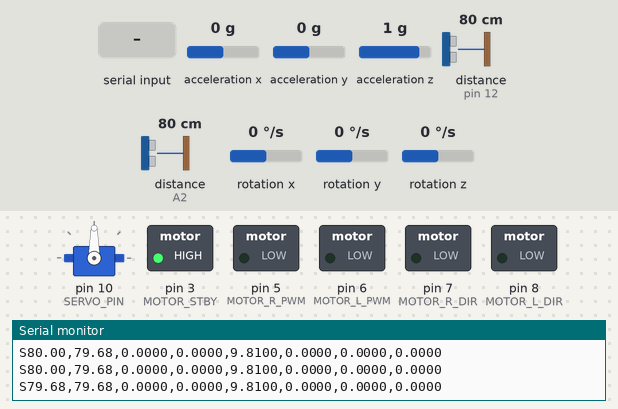
A sketch run on a simulated Arduino Uno, built with avr-gcc and run on an emulated ATmega328P. Parts: servo, switched loads named in the sketch (green lamp = pin HIGH), the last lines printed to the serial monitor. Wiring (inferred from the names in the program): 2 × ultrasonic range finder: trigger pin 13, echo pin 12 / trigger A1, echo A2; MPU-6050 motion sensor at I2C address 0x68. The test bench sets the inputs (shaded band); at power-on: acceleration x 0 g, acceleration y 0 g, acceleration z 1 g, distance to the obstacle (sensors on pin 12, A2) 80 cm, rotation x 0 °/s, rotation y 0 °/s, rotation z 0 °/s. The echo pulse lasts 58.3 µs per cm; pins used as bus, display or sensor lines are not drawn.

Above: at 1.2 s.
1.3 s: "A,1\n" received over Serial
At 2.5 s:
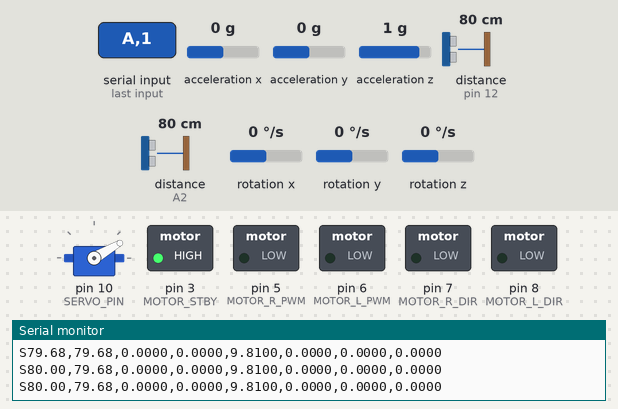
2.8 s: "A90\n" received over Serial
At 3.6 s:
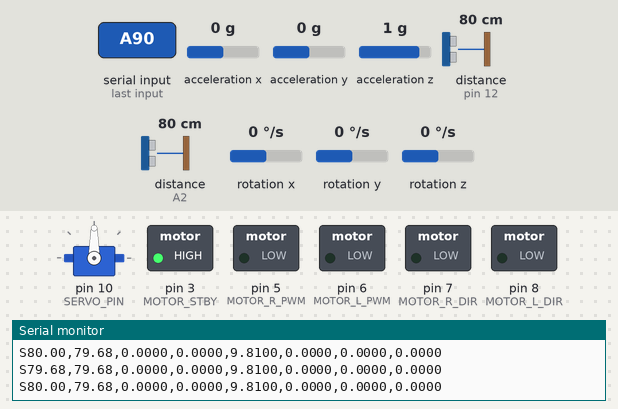
4.3 s: "A,150\n" received over Serial
At 4.7 s:
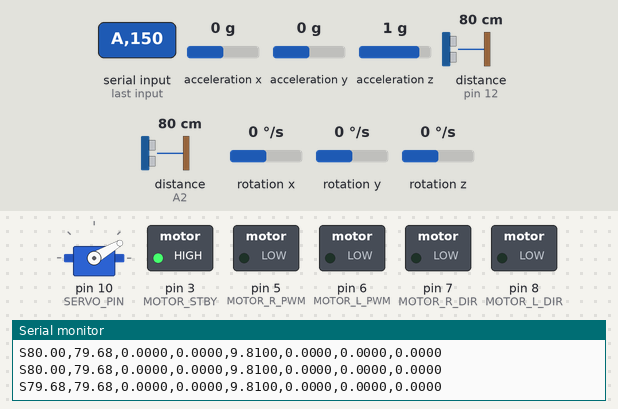
Timing chart, 0 to 7.3 s (numbered marks = the images above; inputs shaded):
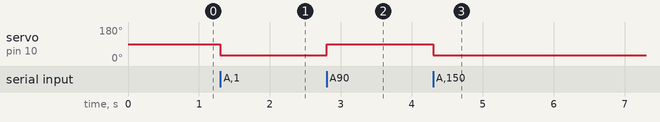

Measured:
- after the input at 1.3 s, servo on pin 10 (SERVO_PIN): 90° → 30° at once
- after the input at 2.8 s, servo on pin 10 (SERVO_PIN): 30° → 90° at once
- after the input at 4.3 s, servo on pin 10 (SERVO_PIN): 90° → 30° at once

The sketch:

cleansweep_firmware.ino
```cpp
// This is the only code on the Arduino
// Receives the velocity commands from the Pi, drives motors, reads ultrasonic sensors and MPU-6050, and sends back state.
//
// Serial protocol:
//    Pi -> Arduino : V<linear>,<angular>\n
//    Arduino -> Pi : S<dist_front>,<dist_rear>,<ax>,<ay>,<az>,<gx>,<gy>,<gz>\n
//                    distances in cm; accel in m/s^2; gyro in rad/s

#include <Arduino.h>
#include <Wire.h>
#include <Servo.h>

// === Servo ===
Servo scanServo;
#define SERVO_PIN 10


// === Motor pins ===
// Each motor channel needs only 1 direction pin
#define MOTOR_STBY    3    // Standby
#define MOTOR_R_PWM   5    // PWMA — right motors (M2, M3)
#define MOTOR_L_PWM   6    // PWMB — left motors (M1, M4)
#define MOTOR_R_DIR   7    // AIN1 — HIGH=forward, LOW=reverse
#define MOTOR_L_DIR   8    // BIN1 — HIGH=forward, LOW=reverse

// === Ultrasonic pins ===
// Front sensor
#define TRIG_FRONT  13
#define ECHO_FRONT  12
// Rear sensor
#define TRIG_REAR   A1
#define ECHO_REAR   A2

// MPU-6050
#define MPU_ADDR      0x68   // Sensor's Address
#define REG_PWR_MGMT  0x6B   // Power setting register
#define REG_ACCEL     0x3B   // Where the accelerometer reading starts
#define REG_GYRO      0x43   // Where the rotation reading starts

// The sensor gives raw numbers, therefore they need to be multiplied to get real units
//   Accel -> m/s^2
//   Gyro -> rad/s
#define ACCEL_SCALE  (9.81f   / 16384.0f)
#define GYRO_SCALE   (3.14159265f / (180.0f * 131.0f))

// === Timing and safety constants ===
#define SERIAL_BAUD         115200
#define SEND_INTERVAL_MS    50      // 20 Hz output rate
#define COMMAND_TIMEOUT_MS  500     // Stop motors if Pi stops talking
// wait for 20000UL (around 3.4m) for a sensor echo before giving up
#define ULTRASONIC_TIMEOUT  20000UL

// === Motor command state ===
float cmd_linear  = 0.0f;
float cmd_angular = 0.0f;
unsigned long last_cmd_time = 0;


// === MPU-6050 helpers ===

void mpuInit() {
  Wire.setClock(100000);         // slow speed so the sensor does not fail

  // Wake up the sensor
  Wire.beginTransmission(MPU_ADDR);
  Wire.write(REG_PWR_MGMT);
  Wire.write(0x00);
  Wire.endTransmission(true);
  delay(50);

  // asking the sensor for its ID
  Wire.beginTransmission(MPU_ADDR);
  Wire.write(0x75);
  Wire.endTransmission(true);
  Wire.requestFrom((uint8_t)MPU_ADDR, (uint8_t)1);
  uint8_t who = Wire.available() ? Wire.read() : 0xFF;
  Serial.print("D MPU who_am_i=0x"); Serial.println(who, HEX);
}

// Reads 3 values (x,y,z) from the sensor and scales them to real units
// Each value is read separately
void mpuRead3(uint8_t reg, float scale, float out[3]) {
  for (int i = 0; i < 3; i++) {
    Wire.beginTransmission(MPU_ADDR);
    Wire.write(reg + (i * 2));
    Wire.endTransmission(true);         // FULL STOP instead of repeated start
    uint8_t got = Wire.requestFrom((uint8_t)MPU_ADDR, (uint8_t)2);
    if (got == 2) {
      int16_t raw = ((int16_t)Wire.read() << 8) | Wire.read();
      out[i] = (float)raw * scale;
    } else {
      out[i] = 0.0f;
    }
  }
}


// === Ultrasonic helper ===

// Returns distance in cm, or 999.0 if no echo is returned within the timeout limit
float readUltrasonic(int trig, int echo) {
  // Send a short pulse to start a measurement
  digitalWrite(trig, LOW);
  delayMicroseconds(2);
  digitalWrite(trig, HIGH);
  delayMicroseconds(10);
  digitalWrite(trig, LOW);
  // Measuring how long an echo takes to come back
  long duration = pulseIn(echo, HIGH, ULTRASONIC_TIMEOUT);
  if (duration == 0) return 999.0f;     // No echo within the time limit
  return duration * 0.0343f / 2.0f;     // Converting the echo to distance
}


// === Motor helpers ===

void setMotors(float linear, float angular) {
  const float WHEEL_BASE = 0.125f;      // Distance between the wheels
  const float MAX_PWM    = 255.0f;      // The highest speed value
  const int   MIN_PWM    = 60;          // The lowest speed the car will move at
  const float LEFT_SCALE = 0.96f;       // Limits the left side so the car drives straight

  // Working out how fast each side should turn
  float left_speed  = linear - (angular * WHEEL_BASE / 2.0f);
  float right_speed = linear + (angular * WHEEL_BASE / 2.0f);

  // If either side is asking to go faster than full speed, scale both speeds down
  float max_val = max(abs(left_speed), abs(right_speed));
  if (max_val > 1.0f) {
    left_speed  /= max_val;
    right_speed /= max_val;
  }

  // Turning the speeds into motor power values
  int left_pwm  = (int)(abs(left_speed)  * MAX_PWM * LEFT_SCALE);
  int right_pwm = (int)(abs(right_speed) * MAX_PWM);

  // Making sure the motor power values is withing the robot's lowest speed
  if (left_pwm  > 0 && left_pwm  < MIN_PWM)  left_pwm  = MIN_PWM;
  if (right_pwm > 0 && right_pwm < MIN_PWM)  right_pwm = MIN_PWM;

  // Setting the direction and speed for each side
  digitalWrite(MOTOR_L_DIR, left_speed >= 0.0f ? HIGH : LOW);
  analogWrite(MOTOR_L_PWM, left_pwm);

  digitalWrite(MOTOR_R_DIR, right_speed >= 0.0f ? HIGH : LOW);
  analogWrite(MOTOR_R_PWM, right_pwm);
}

void stopMotors() {
  analogWrite(MOTOR_L_PWM, 0);
  analogWrite(MOTOR_R_PWM, 0);
}


// === Setup ===

void setup() {
  Serial.begin(SERIAL_BAUD);

  Wire.begin();
  mpuInit();

  // Motor pins
  pinMode(MOTOR_STBY, OUTPUT);
  digitalWrite(MOTOR_STBY, HIGH);  // Enabling the motor driver
  pinMode(MOTOR_L_PWM, OUTPUT);
  pinMode(MOTOR_L_DIR, OUTPUT);
  pinMode(MOTOR_R_PWM, OUTPUT);
  pinMode(MOTOR_R_DIR, OUTPUT);

  // Ultrasonic pins
  pinMode(TRIG_FRONT, OUTPUT);
  pinMode(ECHO_FRONT, INPUT);
  pinMode(TRIG_REAR,  OUTPUT);
  pinMode(ECHO_REAR,  INPUT);

  stopMotors();

  // Making sure the servo is pointing directly straight
  scanServo.attach(SERVO_PIN);
  scanServo.write(90);

}


// === Main loop ===

unsigned long last_send = 0;
String incoming = "";

void loop() {
  // Reading any command from the Raspberry Pi
  while (Serial.available()) {
    char c = Serial.read();
    if (c == '\n') {      // Full line has arrived
      if (incoming.startsWith("V")) {     // Speed command
        int comma = incoming.indexOf(',');
        if (comma > 1) {
          cmd_linear  = incoming.substring(1, comma).toFloat();
          cmd_angular = incoming.substring(comma + 1).toFloat();
          last_cmd_time = millis();
        }
      } else if (incoming.startsWith("A")) {      // Servo angle command
        int angle = incoming.substring(1).toInt();
        angle = constrain(angle, 30, 150);
        scanServo.write(angle);
      }
      // Clearing the line, so it is ready for the next line
      incoming = "";
    } else {
      // The line is still being built
      incoming += c;
    }
  }

  // === Safety: stop motors if Pi has gone silent ===
  if (millis() - last_cmd_time > COMMAND_TIMEOUT_MS) {
    cmd_linear  = 0.0f;
    cmd_angular = 0.0f;
  }

  // === Drive motors ===
  if (cmd_linear == 0.0f && cmd_angular == 0.0f) stopMotors();
  else setMotors(cmd_linear, cmd_angular);

  // === Send sensor state at 20 Hz ===
  if (millis() - last_send >= SEND_INTERVAL_MS) {
    last_send = millis();

    float dist_front = readUltrasonic(TRIG_FRONT, ECHO_FRONT);
    float dist_rear  = readUltrasonic(TRIG_REAR,  ECHO_REAR);

    float accel[3], gyro[3];
    mpuRead3(REG_ACCEL, ACCEL_SCALE, accel);  // x,y,z  acceleration (a)
    mpuRead3(REG_GYRO,  GYRO_SCALE,  gyro);   // x,y,z  rotation (g)

    // Sending one line: S<dist_front>,<dist_rear>,<ax>,<ay>,<az>,<gx>,<gy>,<gz>
    Serial.print("S");
    Serial.print(dist_front, 2); Serial.print(",");
    Serial.print(dist_rear,  2); Serial.print(",");
    Serial.print(accel[0],   4); Serial.print(",");
    Serial.print(accel[1],   4); Serial.print(",");
    Serial.print(accel[2],   4); Serial.print(",");
    Serial.print(gyro[0],    4); Serial.print(",");
    Serial.print(gyro[1],    4); Serial.print(",");
    Serial.println(gyro[2],  4);
  }
}
```
